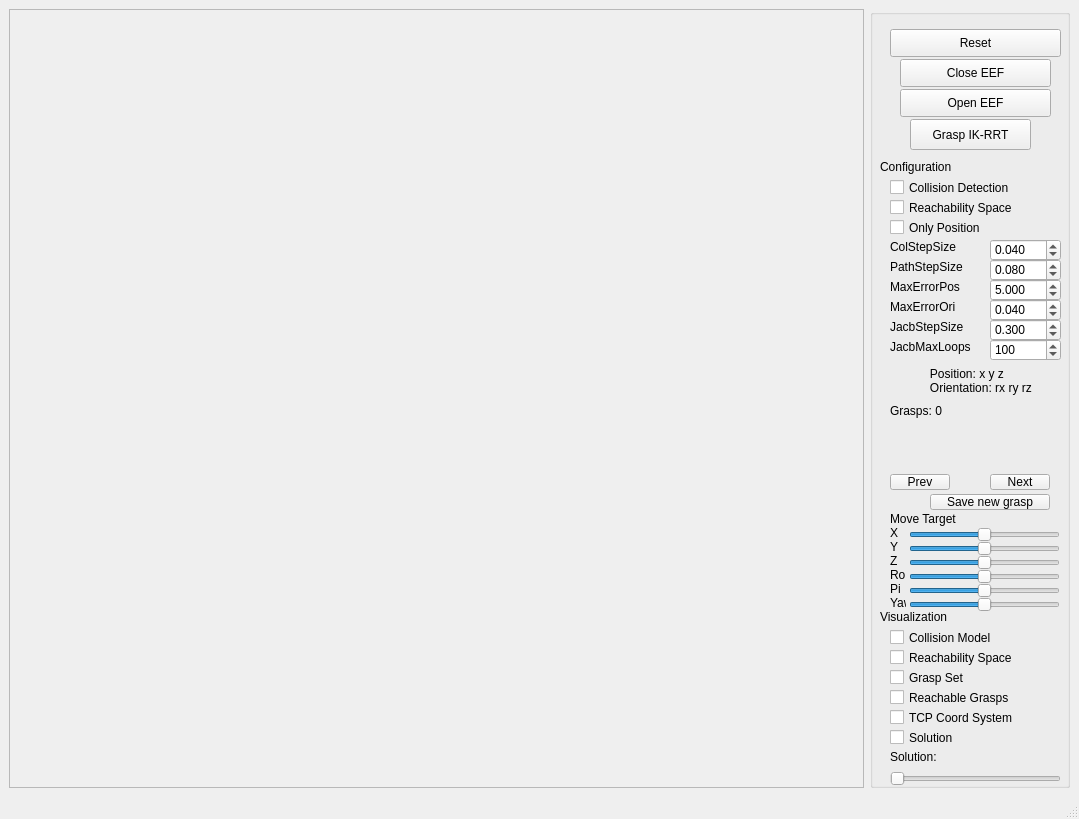
<?xml version="1.0" encoding="UTF-8"?>
<ui version="4.0">
 <class>GraspPlannerIK</class>
 <widget class="QMainWindow" name="GraspPlannerIK">
  <property name="geometry">
   <rect>
    <x>0</x>
    <y>0</y>
    <width>1079</width>
    <height>819</height>
   </rect>
  </property>
  <property name="windowTitle">
   <string> IK Solver - BiRRT</string>
  </property>
  <widget class="QWidget" name="centralwidget">
   <layout class="QGridLayout" name="gridLayout">
    <item row="0" column="0">
     <widget class="QFrame" name="frameViewer">
      <property name="frameShape">
       <enum>QFrame::StyledPanel</enum>
      </property>
      <property name="frameShadow">
       <enum>QFrame::Raised</enum>
      </property>
     </widget>
    </item>
    <item row="0" column="1">
     <widget class="QGroupBox" name="groupBox">
      <property name="maximumSize">
       <size>
        <width>200</width>
        <height>16777215</height>
       </size>
      </property>
      <property name="title">
       <string/>
      </property>
      <widget class="QPushButton" name="pushButtonReset">
       <property name="geometry">
        <rect>
         <x>20</x>
         <y>20</y>
         <width>171</width>
         <height>28</height>
        </rect>
       </property>
       <property name="text">
        <string>Reset</string>
       </property>
      </widget>
      <widget class="QPushButton" name="pushButtonClose">
       <property name="geometry">
        <rect>
         <x>30</x>
         <y>50</y>
         <width>151</width>
         <height>28</height>
        </rect>
       </property>
       <property name="text">
        <string>Close EEF</string>
       </property>
      </widget>
      <widget class="QPushButton" name="pushButtonOpen">
       <property name="geometry">
        <rect>
         <x>30</x>
         <y>80</y>
         <width>151</width>
         <height>28</height>
        </rect>
       </property>
       <property name="text">
        <string>Open EEF</string>
       </property>
      </widget>
      <widget class="QPushButton" name="pushButtonIKRRT">
       <property name="geometry">
        <rect>
         <x>40</x>
         <y>110</y>
         <width>121</width>
         <height>31</height>
        </rect>
       </property>
       <property name="text">
        <string>Grasp IK-RRT</string>
       </property>
      </widget>

      <widget class="QLabel" name="label_config">
       <property name="geometry">
        <rect>
         <x>10</x>
         <y>150</y>
         <width>100</width>
         <height>16</height>
        </rect>
       </property>
       <property name="text">
        <string>Configuration</string>
       </property>
      </widget>
      <widget class="QCheckBox" name="checkBoxColCheckIK">
       <property name="geometry">
        <rect>
         <x>20</x>
         <y>170</y>
         <width>161</width>
         <height>17</height>
        </rect>
       </property>
       <property name="text">
        <string>Collision Detection</string>
       </property>
      </widget>
      <widget class="QCheckBox" name="checkBoxReachabilitySpaceIK">
       <property name="geometry">
        <rect>
         <x>20</x>
         <y>190</y>
         <width>160</width>
         <height>17</height>
        </rect>
       </property>
       <property name="text">
        <string>Reachability Space</string>
       </property>
      </widget>
      <widget class="QCheckBox" name="checkBoxOnlyPosition">
       <property name="geometry">
        <rect>
         <x>20</x>
         <y>210</y>
         <width>141</width>
         <height>17</height>
        </rect>
       </property>
       <property name="text">
        <string>Only Position</string>
       </property>
      </widget>
      <widget class="QLabel" name="label_col_step_size">
       <property name="geometry">
        <rect>
         <x>20</x>
         <y>230</y>
         <width>81</width>
         <height>16</height>
        </rect>
       </property>
       <property name="text">
        <string>ColStepSize</string>
       </property>
      </widget>
      <widget class="QDoubleSpinBox" name="doubleSpinBoxCSpaceColStepSize">
        <property name="geometry">
         <rect>
          <x>120</x>
          <y>230</y>
          <width>71</width>
          <height>22</height>
         </rect>
        </property>
        <property name="decimals">
         <number>3</number>
        </property>
        <property name="minimum">
         <double>0.001000000000000</double>
        </property>
        <property name="maximum">
         <double>10.000000000000000</double>
        </property>
        <property name="singleStep">
         <double>0.010000000000000</double>
        </property>
        <property name="value">
         <double>0.040000000000000</double>
        </property>
      </widget>
      <widget class="QLabel" name="label_path_step_size">
       <property name="geometry">
        <rect>
         <x>20</x>
         <y>250</y>
         <width>100</width>
         <height>16</height>
        </rect>
       </property>
       <property name="text">
        <string>PathStepSize</string>
       </property>
      </widget>
      <widget class="QDoubleSpinBox" name="doubleSpinBoxCSpacePathStepSize">
        <property name="geometry">
         <rect>
          <x>120</x>
          <y>250</y>
          <width>71</width>
          <height>22</height>
         </rect>
        </property>
        <property name="decimals">
         <number>3</number>
        </property>
        <property name="minimum">
         <double>0.001000000000000</double>
        </property>
        <property name="maximum">
         <double>10.000000000000000</double>
        </property>
        <property name="singleStep">
         <double>0.010000000000000</double>
        </property>
        <property name="value">
         <double>0.080000000000000</double>
        </property>
      </widget>
      <widget class="QLabel" name="label_ik_max_error_pos">
       <property name="geometry">
        <rect>
         <x>20</x>
         <y>270</y>
         <width>100</width>
         <height>16</height>
        </rect>
       </property>
       <property name="text">
        <string>MaxErrorPos</string>
       </property>
      </widget>
      <widget class="QDoubleSpinBox" name="doubleSpinBoxIKMaxErrorPos">
        <property name="geometry">
         <rect>
          <x>120</x>
          <y>270</y>
          <width>71</width>
          <height>22</height>
         </rect>
        </property>
        <property name="decimals">
         <number>3</number>
        </property>
        <property name="minimum">
         <double>0.001000000000000</double>
        </property>
        <property name="maximum">
         <double>10.000000000000000</double>
        </property>
        <property name="singleStep">
         <double>0.100000000000000</double>
        </property>
        <property name="value">
         <double>5.000000000000000</double>
        </property>
      </widget>
      <widget class="QLabel" name="label_ik_max_error_ori">
       <property name="geometry">
        <rect>
         <x>20</x>
         <y>290</y>
         <width>100</width>
         <height>16</height>
        </rect>
       </property>
       <property name="text">
        <string>MaxErrorOri</string>
       </property>
      </widget>
      <widget class="QDoubleSpinBox" name="doubleSpinBoxIKMaxErrorOri">
        <property name="geometry">
         <rect>
          <x>120</x>
          <y>290</y>
          <width>71</width>
          <height>22</height>
         </rect>
        </property>
        <property name="decimals">
         <number>3</number>
        </property>
        <property name="minimum">
         <double>0.001000000000000</double>
        </property>
        <property name="maximum">
         <double>5.000000000000000</double>
        </property>
        <property name="singleStep">
         <double>0.010000000000000</double>
        </property>
        <property name="value">
         <double>0.040000000000000</double>
        </property>
      </widget>
      <widget class="QLabel" name="label_ik_jacb_step_size">
       <property name="geometry">
        <rect>
         <x>20</x>
         <y>310</y>
         <width>100</width>
         <height>16</height>
        </rect>
       </property>
       <property name="text">
        <string>JacbStepSize</string>
       </property>
      </widget>
      <widget class="QDoubleSpinBox" name="doubleSpinBoxIKJacobianStepSize">
        <property name="geometry">
         <rect>
          <x>120</x>
          <y>310</y>
          <width>71</width>
          <height>22</height>
         </rect>
        </property>
        <property name="decimals">
         <number>3</number>
        </property>
        <property name="minimum">
         <double>0.001000000000000</double>
        </property>
        <property name="maximum">
         <double>5.000000000000000</double>
        </property>
        <property name="singleStep">
         <double>0.100000000000000</double>
        </property>
        <property name="value">
         <double>0.300000000000000</double>
        </property>
      </widget>
      <widget class="QLabel" name="label_ik_jacb_max_loops">
       <property name="geometry">
        <rect>
         <x>20</x>
         <y>330</y>
         <width>100</width>
         <height>16</height>
        </rect>
       </property>
       <property name="text">
        <string>JacbMaxLoops</string>
       </property>
      </widget>
      <widget class="QSpinBox" name="doubleSpinBoxIKJacobianMaxLoops">
        <property name="geometry">
         <rect>
          <x>120</x>
          <y>330</y>
          <width>71</width>
          <height>22</height>
         </rect>
        </property>
        <property name="minimum">
         <number>1</number>
        </property>
        <property name="maximum">
         <number>500</number>
        </property>
        <property name="singleStep">
         <number>1</number>
        </property>
        <property name="value">
         <number>100</number>
        </property>
      </widget>
      
      <widget class="QLabel" name="targetPose">
        <property name="text">
          <string>
            Position: x y z
            Orientation: rx ry rz
          </string>
        </property>
        <property name="geometry">
          <rect>
            <x>20</x>
            <y>344</y>
            <width>230</width>
            <height>50</height>
          </rect>
        </property>
        <property name="alignment">
          <set>Qt::AlignLeading|Qt::AlignLeft|Qt::AlignTop</set>
        </property>
      </widget>
      <widget class="QLabel" name="graspInfo">
        <property name="text">
          <string>Grasps: 0</string>
        </property>
        <property name="geometry">
          <rect>
            <x>20</x>
            <y>395</y>
            <width>200</width>
            <height>70</height>
          </rect>
        </property>
        <property name="alignment">
          <set>Qt::AlignLeading|Qt::AlignLeft|Qt::AlignTop</set>
        </property>
      </widget>
      <widget class="QPushButton" name="pushButtonPrevGrasp">
        <property name="text">
          <string>Prev</string>
        </property>
        <property name="geometry">
          <rect>
            <x>20</x>
            <y>465</y>
            <width>60</width>
            <height>16</height>
          </rect>
        </property>
      </widget>
      <widget class="QPushButton" name="pushButtonNextGrasp">
        <property name="text">
          <string>Next</string>
        </property>
        <property name="geometry">
          <rect>
            <x>120</x>
            <y>465</y>
            <width>60</width>
            <height>16</height>
          </rect>
        </property>
      </widget>
      <widget class="QPushButton" name="saveNewGrasp">
        <property name="text">
          <string>Save new grasp</string>
        </property>
        <property name="geometry">
          <rect>
            <x>60</x>
            <y>485</y>
            <width>120</width>
            <height>16</height>
          </rect>
        </property>
      </widget>

      <widget class="QLabel" name="label_target">
       <property name="geometry">
        <rect>
         <x>20</x>
         <y>502</y>
         <width>100</width>
         <height>16</height>
        </rect>
       </property>
       <property name="text">
        <string>Move Target</string>
       </property>
      </widget>
      <widget class="QLabel" name="label_X">
       <property name="geometry">
        <rect>
         <x>20</x>
         <y>516</y>
         <width>16</width>
         <height>16</height>
        </rect>
       </property>
       <property name="text">
        <string>X</string>
       </property>
      </widget>
      <widget class="QSlider" name="horizontalSliderX">
       <property name="geometry">
        <rect>
         <x>39</x>
         <y>516</y>
         <width>151</width>
         <height>20</height>
        </rect>
       </property>
       <property name="minimum">
        <number>-50</number>
       </property>
       <property name="maximum">
        <number>50</number>
       </property>
       <property name="orientation">
        <enum>Qt::Horizontal</enum>
       </property>
      </widget>
      <widget class="QSlider" name="horizontalSliderY">
       <property name="geometry">
        <rect>
         <x>39</x>
         <y>530</y>
         <width>151</width>
         <height>20</height>
        </rect>
       </property>
       <property name="minimum">
        <number>-50</number>
       </property>
       <property name="maximum">
        <number>50</number>
       </property>
       <property name="orientation">
        <enum>Qt::Horizontal</enum>
       </property>
      </widget>
      <widget class="QLabel" name="label_Y">
       <property name="geometry">
        <rect>
         <x>20</x>
         <y>530</y>
         <width>16</width>
         <height>16</height>
        </rect>
       </property>
       <property name="text">
        <string>Y</string>
       </property>
      </widget>
      <widget class="QSlider" name="horizontalSliderZ">
       <property name="geometry">
        <rect>
         <x>39</x>
         <y>544</y>
         <width>151</width>
         <height>20</height>
        </rect>
       </property>
       <property name="minimum">
        <number>-50</number>
       </property>
       <property name="maximum">
        <number>50</number>
       </property>
       <property name="orientation">
        <enum>Qt::Horizontal</enum>
       </property>
      </widget>
      <widget class="QLabel" name="label_Z">
       <property name="geometry">
        <rect>
         <x>20</x>
         <y>544</y>
         <width>16</width>
         <height>16</height>
        </rect>
       </property>
       <property name="text">
        <string>Z</string>
       </property>
      </widget>
      <widget class="QSlider" name="horizontalSliderRo">
       <property name="geometry">
        <rect>
         <x>39</x>
         <y>558</y>
         <width>151</width>
         <height>20</height>
        </rect>
       </property>
       <property name="minimum">
        <number>-50</number>
       </property>
       <property name="maximum">
        <number>50</number>
       </property>
       <property name="orientation">
        <enum>Qt::Horizontal</enum>
       </property>
      </widget>
      <widget class="QLabel" name="label_Ro">
       <property name="geometry">
        <rect>
         <x>20</x>
         <y>558</y>
         <width>16</width>
         <height>16</height>
        </rect>
       </property>
       <property name="text">
        <string>Roll</string>
       </property>
      </widget>
      <widget class="QSlider" name="horizontalSliderPi">
       <property name="geometry">
        <rect>
         <x>39</x>
         <y>572</y>
         <width>151</width>
         <height>20</height>
        </rect>
       </property>
       <property name="minimum">
        <number>-50</number>
       </property>
       <property name="maximum">
        <number>50</number>
       </property>
       <property name="orientation">
        <enum>Qt::Horizontal</enum>
       </property>
      </widget>
      <widget class="QLabel" name="label_Pi">
       <property name="geometry">
        <rect>
         <x>20</x>
         <y>572</y>
         <width>16</width>
         <height>16</height>
        </rect>
       </property>
       <property name="text">
        <string>Pi</string>
       </property>
      </widget>
      <widget class="QSlider" name="horizontalSliderYa">
       <property name="geometry">
        <rect>
         <x>39</x>
         <y>586</y>
         <width>151</width>
         <height>20</height>
        </rect>
       </property>
       <property name="minimum">
        <number>-50</number>
       </property>
       <property name="maximum">
        <number>50</number>
       </property>
       <property name="orientation">
        <enum>Qt::Horizontal</enum>
       </property>
      </widget>
      <widget class="QLabel" name="label_Yaw">
       <property name="geometry">
        <rect>
         <x>20</x>
         <y>586</y>
         <width>16</width>
         <height>16</height>
        </rect>
       </property>
       <property name="text">
        <string>Yaw</string>
       </property>
      </widget>


      <widget class="QLabel" name="label_visualization">
       <property name="geometry">
        <rect>
         <x>10</x>
         <y>600</y>
         <width>100</width>
         <height>16</height>
        </rect>
       </property>
       <property name="text">
        <string>Visualization</string>
       </property>
      </widget>
      <widget class="QCheckBox" name="checkBoxColModel">
       <property name="geometry">
        <rect>
         <x>20</x>
         <y>620</y>
         <width>141</width>
         <height>17</height>
        </rect>
       </property>
       <property name="text">
        <string>Collision Model</string>
       </property>
      </widget>
      <widget class="QCheckBox" name="checkBoxGraspSet">
       <property name="geometry">
        <rect>
         <x>20</x>
         <y>660</y>
         <width>141</width>
         <height>17</height>
        </rect>
       </property>
       <property name="text">
        <string>Grasp Set</string>
       </property>
      </widget>
      <widget class="QCheckBox" name="checkBoxTCP">
       <property name="geometry">
        <rect>
         <x>20</x>
         <y>700</y>
         <width>141</width>
         <height>17</height>
        </rect>
       </property>
       <property name="text">
        <string>TCP Coord System</string>
       </property>
      </widget>
      <widget class="QCheckBox" name="checkBoxReachableGrasps">
       <property name="geometry">
        <rect>
         <x>20</x>
         <y>680</y>
         <width>141</width>
         <height>17</height>
        </rect>
       </property>
       <property name="text">
        <string>Reachable Grasps</string>
       </property>
      </widget>
      <widget class="QCheckBox" name="checkBoxReachabilitySpace">
       <property name="geometry">
        <rect>
         <x>20</x>
         <y>640</y>
         <width>171</width>
         <height>17</height>
        </rect>
       </property>
       <property name="text">
        <string>Reachability Space</string>
       </property>
      </widget>
      <widget class="QCheckBox" name="checkBoxSolution">
       <property name="geometry">
        <rect>
         <x>20</x>
         <y>720</y>
         <width>141</width>
         <height>17</height>
        </rect>
       </property>
       <property name="text">
        <string>Solution</string>
       </property>
      </widget>
      <widget class="QLabel" name="label_solution_plan">
       <property name="geometry">
        <rect>
         <x>20</x>
         <y>740</y>
         <width>101</width>
         <height>16</height>
        </rect>
       </property>
       <property name="text">
        <string>Solution:</string>
       </property>
      </widget>
      <widget class="QSlider" name="horizontalSliderSolution">
       <property name="geometry">
        <rect>
         <x>20</x>
         <y>760</y>
         <width>171</width>
         <height>20</height>
        </rect>
       </property>
       <property name="minimum">
        <number>0</number>
       </property>
       <property name="maximum">
        <number>1000</number>
       </property>
       <property name="orientation">
        <enum>Qt::Horizontal</enum>
       </property>
      </widget>
     </widget>
    </item>
   </layout>
  </widget>
  <widget class="QMenuBar" name="menubar">
   <property name="geometry">
    <rect>
     <x>0</x>
     <y>0</y>
     <width>1079</width>
     <height>25</height>
    </rect>
   </property>
  </widget>
  <widget class="QStatusBar" name="statusbar"/>
 </widget>
 <resources/>
 <connections/>
</ui>
